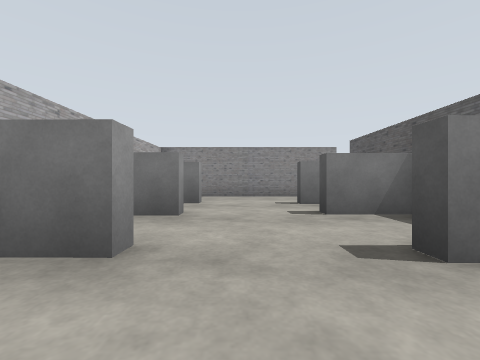
[1] (above)

24 first-person views from a walk through a Gazebo world. The camera is 0.94 m above the floor, looks level and sees 90° across. The floor is counted in squares, 2 m on a side. Each view is taken from the middle of a square. On the plan, view 1 faces up. The plan holds only what a view shows up to about 9 squares ahead; the rest is blank.

[2]
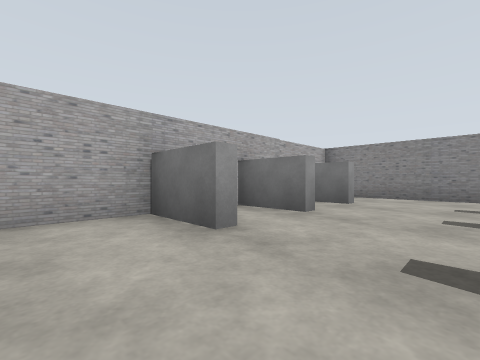

[3]
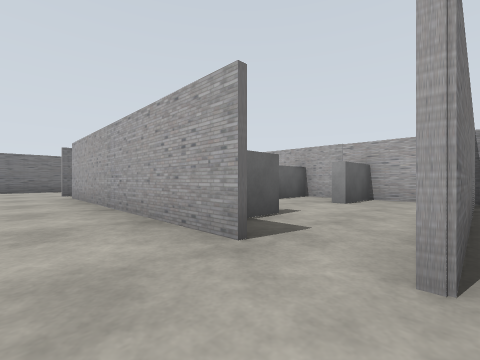

[4]
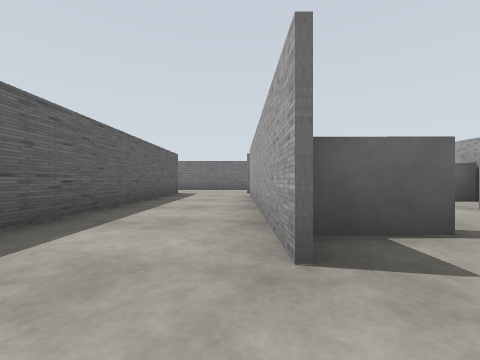

[5]
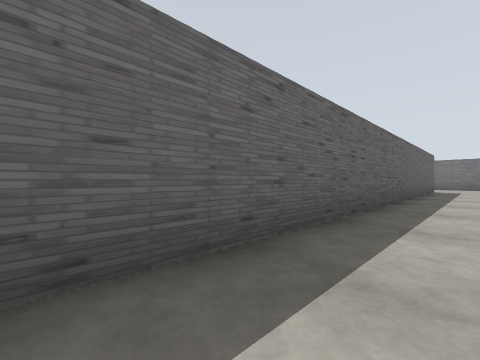

[6]
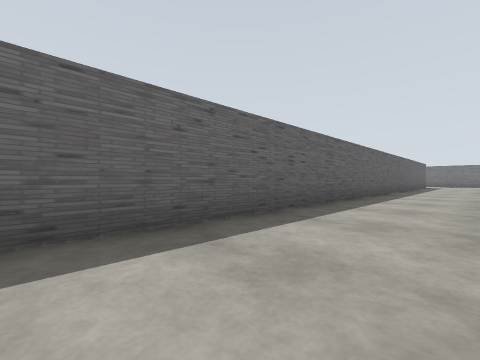

[7]
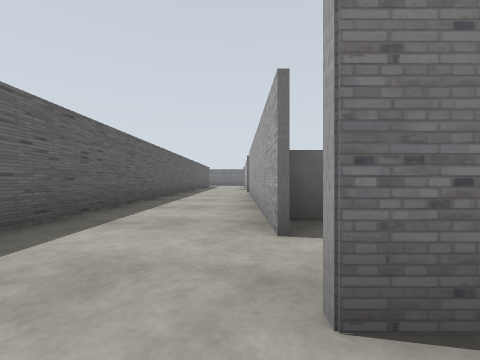

[8]
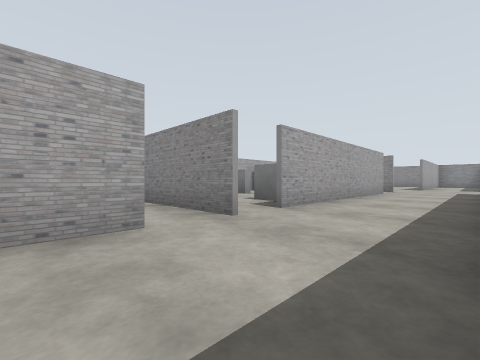

[9]
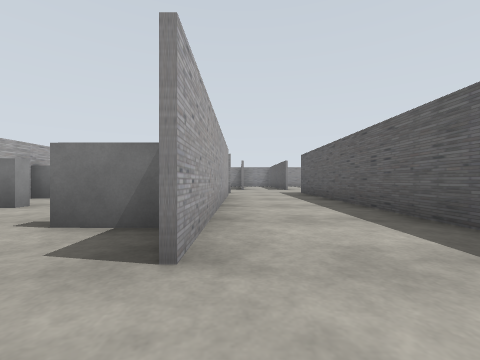

[10]
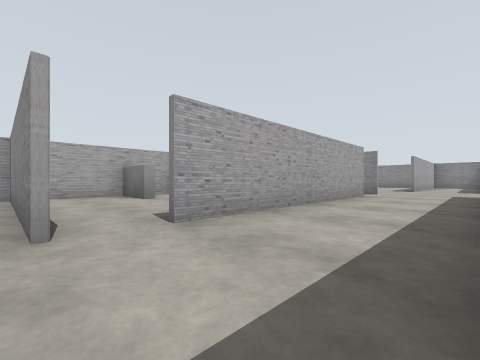

[11]
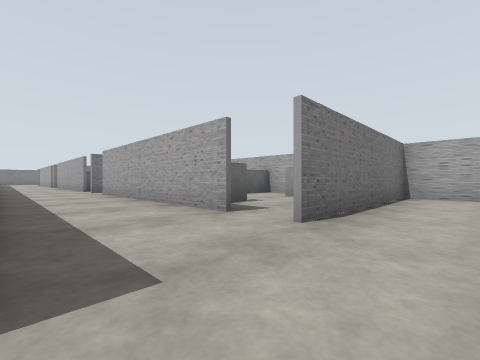

[12]
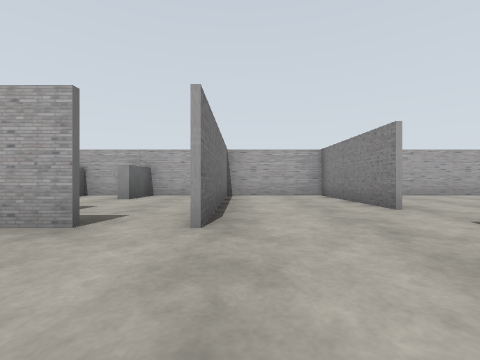

[13]
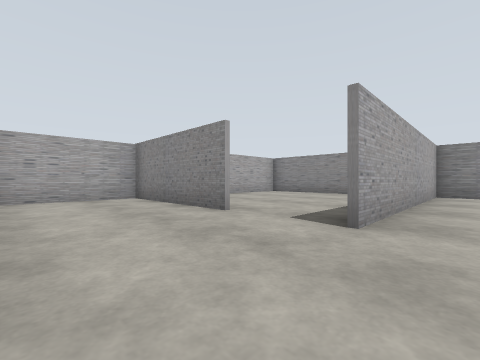

[14]
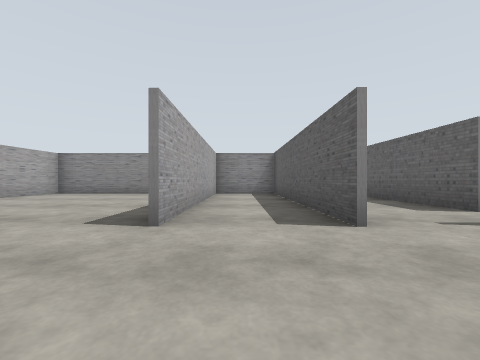

[15]
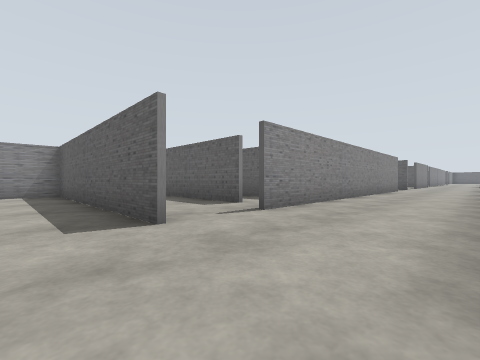

[16]
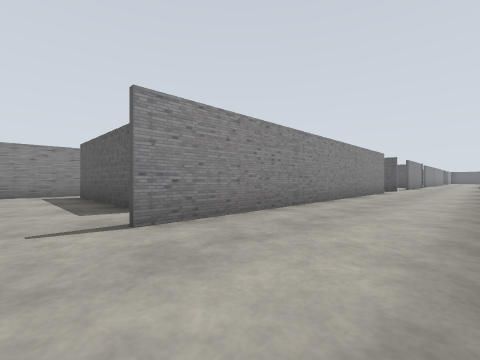

[17]
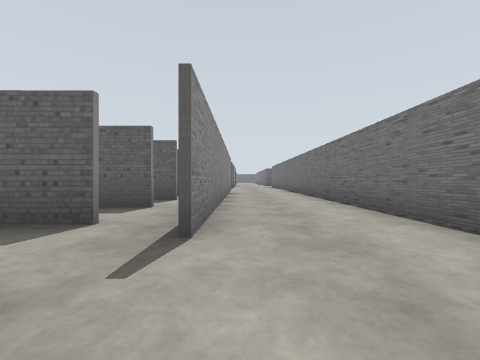

[18]
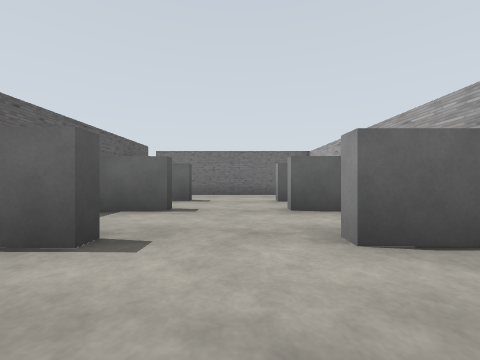

[19]
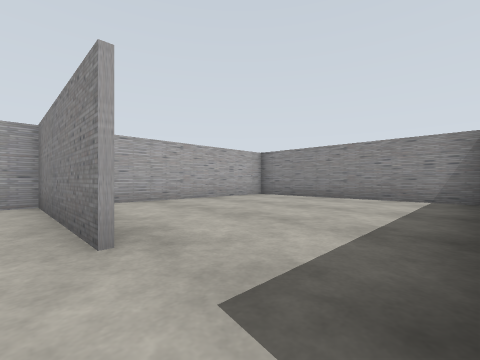

[20]
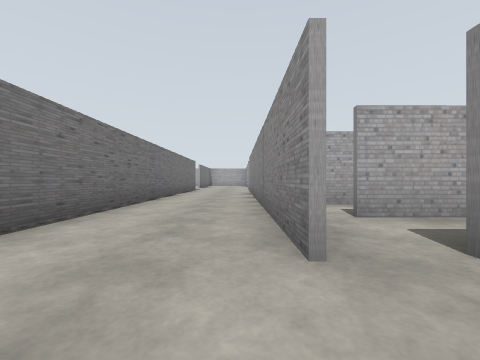

[21]
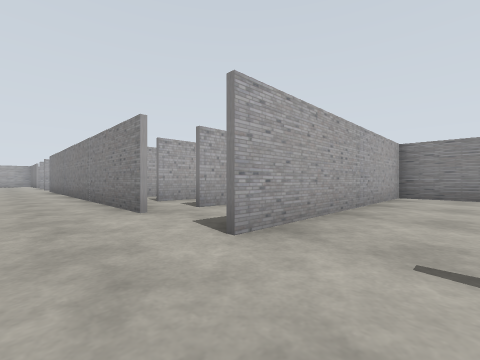

[22]
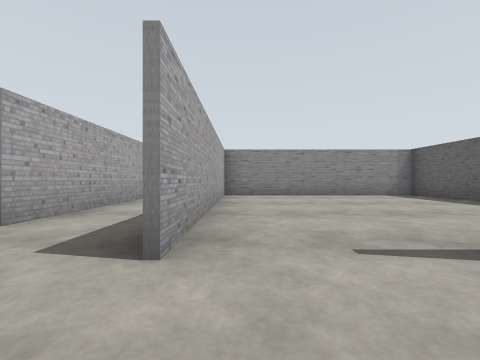

[23]
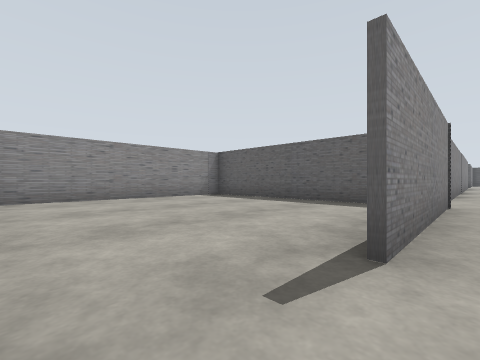

[24]
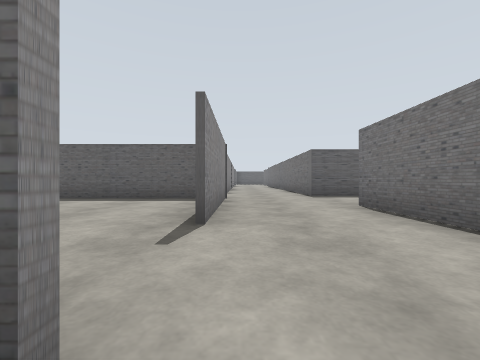

### Floor plan
Points are (right, up) in squares from view 1. A wall is a line through its corners. A room is listed if a view was taken in it or the views show most of it. See-through windows are left out.
Room 1 (views 1, 2)
walls: (-2.2, 1.6) (-2.2, 0); (-2.2, 6.1) (-2.2, 3.4); (1.8, 6.8) (-1.5, 6.8)
ways out: opening at (3, 5.5) to room 2
objects: grey box (-2, 2) to (-1, 2); grey box (-2, 3) to (-1, 3); grey box (-1, 5); grey box (2, 2); grey box (2, 4); grey box (2, 5)
Room 2 (views 3, 4, 5, 6, 7, 8, 9, 10, 11, 12, 13, 14, 15, 16, 17, 19)
walls: (2.8, 15.2) (-2.2, 15.2); (2.7, 14) (2.7, 8.6); (2.7, 22.4) (2.7, 16.3); (2.8, 23.5) (2.2, 23.5); (7.1, 23.8) (14.9, 23.8); (5.2, 26.4) (5.2, 32.2) (3.2, 32.2) (3.2, 26.4); (1.3, 26.4) (-2.2, 26.4); (-2.2, 27) (-2.2, 23.6) (2.8, 23.6); (-1.4, 6.9) (2.8, 6.9); (15.6, 26.4) (6.9, 26.4); (2.7, 4.6) (2.7, -0.4); (5.2, -1.5) (5.2, 23.9)
ways out: opening at (3, 5.5) to room 1; opening at (3, 16) to room 3; opening at (3, 23) to room 3; opening at (2, 27) to room 5; opening at (6, 27) to room 6; opening at (4.5, -0.5); opening at (16, 25)
Room 3 (view 18)
walls: (-2.2, 17.5) (-2.2, 15.7); (-2.2, 22.6) (-2.2, 19.5); (-1.2, 15.3) (2.8, 15.3)
ways out: opening at (3, 16) to room 2; opening at (3, 23) to room 2
objects: grey box (-2, 18) to (-1, 18); grey box (-2, 19) to (-1, 19); grey box (-2, 21) to (-1, 21); grey box (1, 19) to (2, 19); grey box (2, 18); grey box (2, 21)
Room 4 (views 20, 21, 22, 23, 24)
walls: (21.4, 26.4) (19.5, 26.4); (23.2, 27.1) (23.2, 32.2) (17.5, 32.2) (17.5, 26.4); (19.1, 23.8) (21.5, 23.8)
ways out: opening at (17, 25.5); opening at (20.5, 25)
Room 5 (no view inside)
walls: (3, 32.2) (-2.2, 32.2) (-2.2, 27)
ways out: opening at (2, 27) to room 2
Room 6 (no view inside)
walls: (7.5, 27.4) (7.5, 29.4)
ways out: opening at (6, 27) to room 2; opening at (6, 30) to room 7; opening at (8.5, 27)
Room 7 (no view inside)
walls: (7.8, 32.2) (6, 32.2); (7.5, 29.4) (7.5, 31.4)
ways out: opening at (6, 30) to room 6; opening at (7, 32)

Where each view was taken, in squares from view 1:
view 1: 0 up, 0 right, facing up
view 2: 0 up, 1 right, facing up-left
view 3: 7 up, 4 right, facing down-left
view 4: 7 up, 3 right, facing down
view 5: 10 up, 4 right, facing down-right
view 6: 16 up, 3 right, facing down-right
view 7: 16 up, 3 right, facing down
view 8: 13 up, 5 right, facing up-left
view 9: 15 up, 3 right, facing up
view 10: 15 up, 5 right, facing up-left
view 11: 25 up, 5 right, facing down-left
view 12: 24 up, 5 right, facing left
view 13: 24 up, 4 right, facing up-left
view 14: 24 up, 4 right, facing up
view 15: 24 up, 4 right, facing up-right
view 16: 24 up, 6 right, facing up-right
view 17: 26 up, 5 right, facing right
view 18: 23 up, 0 right, facing down
view 19: 26 up, 3 right, facing up-left
view 20: 26 up, 17 right, facing left
view 21: 25 up, 19 right, facing up-left
view 22: 25 up, 18 right, facing up
view 23: 26 up, 18 right, facing up-right
view 24: 26 up, 17 right, facing right
